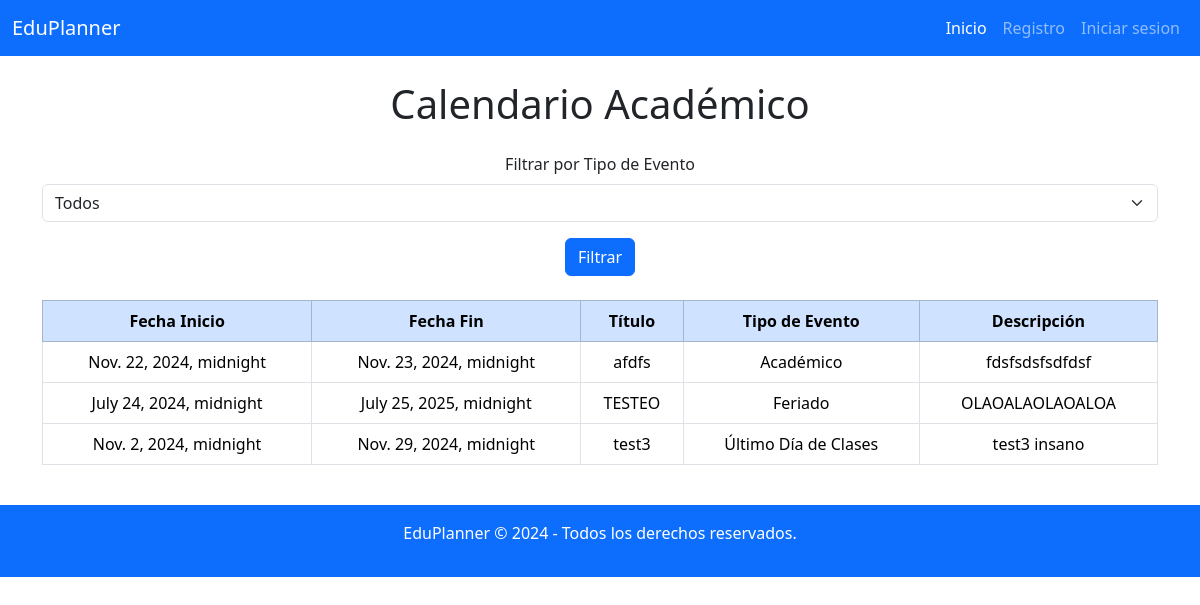
Before: / with the older database file.
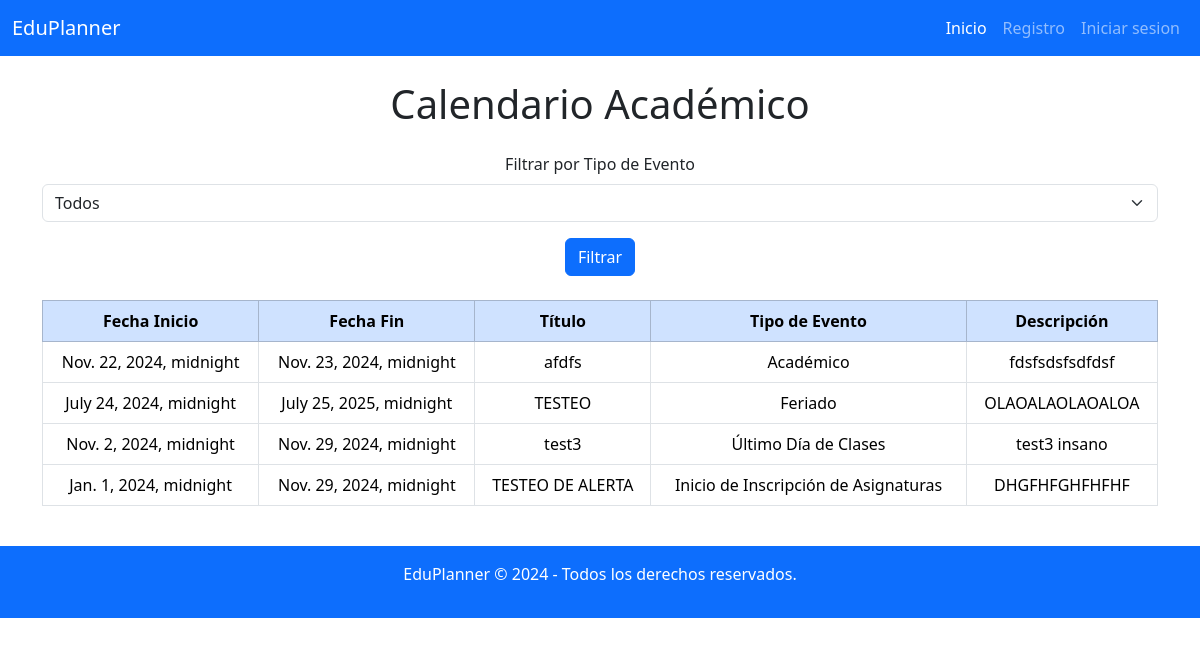
After: the same page with the newer database file.
### core/models.py (models this page shows, shortened)
class Evento(models.Model):
    TIPO_EVENTO_CHOICES = [
        ('inicio_semestre', 'Inicio de Semestre'),
        ('fin_semestre', 'Fin de Semestre'),
        ('inicio_inscripcion', 'Inicio de Inscripción de Asignaturas'),
        ('fin_inscripcion', 'Fin de Inscripción de Asignaturas'),
        ('receso_academico', 'Receso Académico'),
        ('feriado_nacional', 'Feriado Nacional'),
        ('feriado_regional', 'Feriado Regional'),
        ('inicio_solicitudes', 'Inicio de Plazos de Solicitudes Administrativas'),
        ('fin_solicitudes', 'Fin de Plazos de Solicitudes Administrativas'),
        ('inicio_beneficios', 'Inicio de Plazos para la Gestión de Beneficios'),
        ('fin_beneficios', 'Fin de Plazos para la Gestión de Beneficios'),
        ('ceremonia_titulacion', 'Ceremonia de Titulación o Graduación'),
        ('reunion_consejo', 'Reunión de Consejo Académico'),
        ('talleres_charlas', 'Talleres y Charlas'),
        ('dia_orientacion', 'Día de Orientación para Nuevos Estudiantes'),
        ('eventos_extracurriculares', 'Eventos Extracurriculares'),
        ('inicio_clases', 'Inicio de Clases'),
        ('ultimo_dia_clases', 'Último Día de Clases'),
        ('dia_puertas_abiertas', 'Día de Puertas Abiertas'),
        ('suspension_completa', 'Suspensión de Actividades Completa'),
        ('suspension_parcial', 'Suspensión de Actividades Parcial'),
    ]
    Titulo = models.CharField(max_length=200)
    Descripcion = models.TextField()
    fecha_inicio = models.DateTimeField()
    fecha_fin = models.DateTimeField()
    TipoEvento = models.CharField(max_length=50, choices=TIPO_EVENTO_CHOICES)

### core/views.py (the view)
# urls.py: 2. Add a URL to urlpatterns:  path('', views.home, name='home')
def home(request):
    event_type_filter = request.GET.get('event_type', '')
    if event_type_filter:
        eventos = Evento.objects.filter(TipoEvento=event_type_filter)
    else:
        eventos = Evento.objects.all()  # Si no hay filtro, mostrar todos los eventos
    data = {
        'eventos': eventos,
        'TIPO_EVENTO_CHOICES': Evento.TIPO_EVENTO_CHOICES,
    }
    return render(request, "core/index.html", data)

### core/templates/core/index.html (shortened to what this page needs)
{% extends "core/base.html" %}
{% block content %}
<div class="text-center">
    <h1 class="my-4">Calendario Académico</h1>
    <form method="GET" action="{% url 'home' %}">
        <div class="mb-3">
            <label for="event_type" class="form-label">Filtrar por Tipo de Evento</label>
            <select class="form-select" id="event_type" name="event_type">
                <option value="">Todos</option>
            </select>
        </div>
        <button type="submit" class="btn btn-primary">Filtrar</button>
    </form>
    <div class="table-responsive mt-4">
        <table class="table table-bordered">
            <thead class="table-primary">
                <tr>
                    <th>Fecha Inicio</th>
                    <th>Fecha Fin</th>
                    <th>Título</th>
                    <th>Tipo de Evento</th>
                    <th>Descripción</th>
                </tr>
            </thead>
            <tbody>
                {% for evento in eventos %}
                <tr>
                    <td>{{ evento.fecha_inicio }}</td>
                    <td>{{ evento.fecha_fin }}</td>
                    <td>{{ evento.Titulo }}</td>
                    <td>{{ evento.get_TipoEvento_display }}</td>
                    <td>{{ evento.Descripcion }}</td>
                </tr>
                {% empty %}
                <tr>
                    <td colspan="5" class="text-center">No hay eventos registrados.</td>
                </tr>
                {% endfor %}
            </tbody>
        </table>
    </div>
</div>
{% endblock %}

Changed rows visible on the page:
added Evento: fecha_inicio "Jan. 1, 2024, midnight", fecha_fin "Nov. 29, 2024, midnight", Titulo "TESTEO DE ALERTA", TipoEvento "Inicio de Inscripción de Asignaturas", Descripcion "DHGFHFGHFHFHF"
